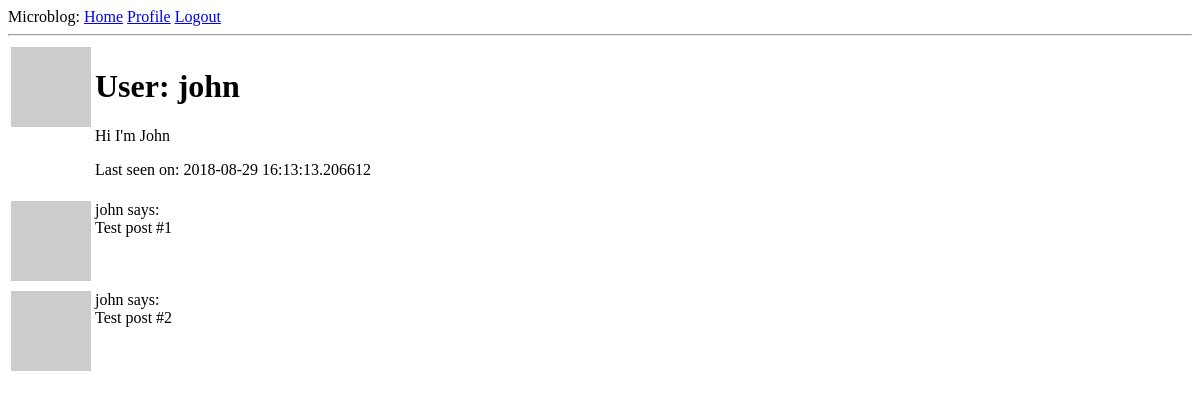
Page /user/john (signed in) on the earlier database version.
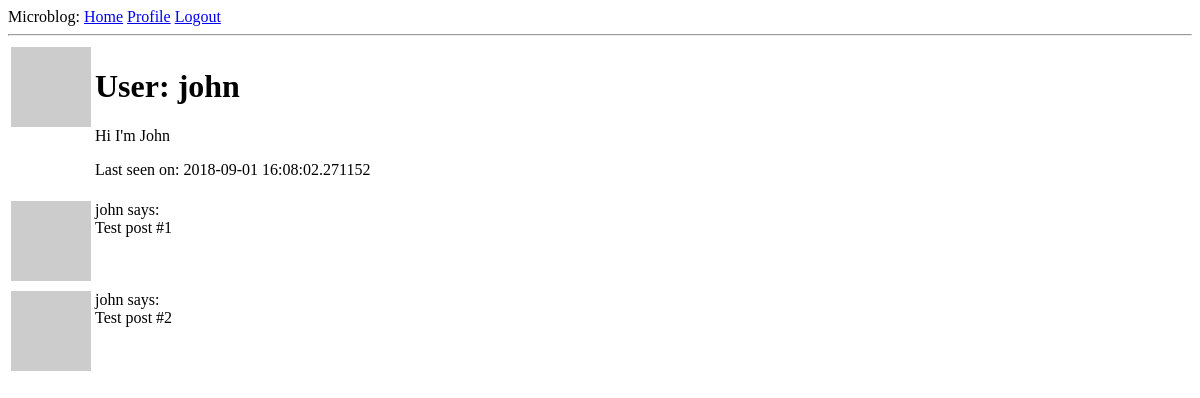
Same page on the later database version.
### app/models.py (models this page shows, shortened)
class User(UserMixin, db.Model):
    id = db.Column(db.Integer, primary_key=True)
    username = db.Column(db.String(64), index=True, unique=True)
    email = db.Column(db.String(120), index= True, unique=True)
    password_hash = db.Column(db.String(120))
    posts = db.relationship('Post', backref='author', lazy='dynamic')
    about_me = db.Column(db.String(140))
    last_seen = db.Column(db.DateTime, default=datetime.utcnow)
    def avatar(self, size):
        digest = md5(self.email.lower().encode('utf-8')).hexdigest()
        return 'https://www.gravatar.com/avatar/{}?d=identicon&s={}'.format(digest, size)

### app/routes.py (the view)
@app.route('/user/<username>')
@login_required
def user(username):
    user = User.query.filter_by(username=username).first_or_404()
    posts = [
        {'author': user, 'body': 'Test post #1'},
        {'author': user, 'body': 'Test post #2'}
    ]
    return render_template('user.html', user=user, posts=posts)

### app/models.py (called while the page is built)
@login.user_loader
def load_user(id):
    return User.query.get(int(id))

### app/routes.py (called while the page is built)
@app.before_request
def before_request():
    if current_user.is_authenticated:
        current_user.last_seen = datetime.utcnow()
        db.session.commit()

### app/templates/user.html (shortened to what this page needs)
{% extends "base.html" %}
{% block content %}
    <table>
        <tr valign="top">
            <td><img src="{{ user.avatar(128) }}"></td>
            <td>
                <h1>User: {{ user.username }}</h1>
                {% if user.about_me %}<p>{{ user.about_me }}</p>{% endif %}
                {% if user.last_seen %}<p>Last seen on: {{ user.last_seen }}</p>{% endif %}
            </td>
        </tr>
    </table>
    {% for post in posts %}
    <table>
        <tr valign="top">
            <td><img src="{{ post.author.avatar(36) }}"></td>
            <td>{{ post.author.username }} says:<br>{{ post.body }}</td>
        </tr>
    </table>
    {% endfor %}
{% endblock %}

### app/templates/base.html (shortened to what this page needs)
<!DOCTYPE html>
<html>
<head>
</head>
<body>
    <div>Microblog:
        <a href="{{ url_for('index') }}">Home</a>
        {% if current_user.is_anonymous %}
        <a href="{{ url_for('login') }}">Login</a>
        {% else %}
        <a href="{{ url_for('user', username=current_user.username) }}">Profile</a>
        <a href="{{ url_for('logout') }}">Logout</a>
        {% endif %}
    </div>
    <hr>
    {% block content %}{% endblock %}
</body>
</html>

Differences in the rows shown:
changed User "john": last_seen "2018-08-29 16:13:13.206612" → "2018-09-01 16:08:02.271152"
